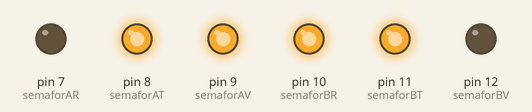
This sketch was run on a simulated Arduino Uno, built with avr-gcc and run on an emulated ATmega328P. Parts: output pins drawn as LEDs (lit = HIGH).

Above: at 0.3 s.
At 0.65 s:
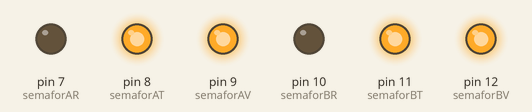
At 1.15 s:
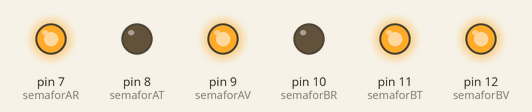
At 2.1 s:
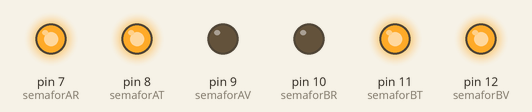
At 2.95 s:
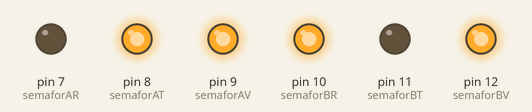
Timing chart, 0 to 3.2 s (numbered marks = the images above):
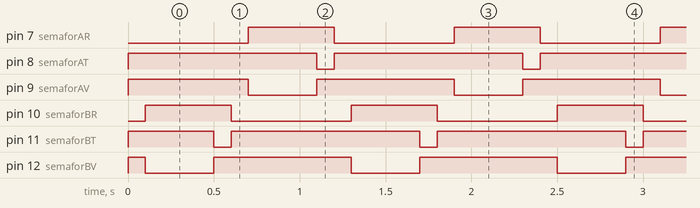

The sketch:

Cru_lla_de_sem_fors.ino
```cpp
/************************************************************************
**                                                                     **
**                        Descripció programa                          **
**                                                                     **
/***********************************************************************/

//******  Inculdes  *****************************************************


//******  Variables  ****************************************************

//******  Setup  ********************************************************

const int semaforAR = 7;          // donar nom al pin 7 de l’Arduino
const int semaforAT = 8;          // donar nom al pin 8 de l’Arduino
const int semaforAV = 9;          // donar nom al pin 9 de l’Arduino
const int semaforBR = 10;         // donar nom al pin 10 de l’Arduino
const int semaforBT = 11;         // donar nom al pin 11 de l’Arduino
const int semaforBV = 12;         // donar nom al pin 12 de l’Arduino
int pausa = 100;             // definir variable de temps en ms

//********** Setup ****************************************************************
void setup()
{
  pinMode(semaforAR, OUTPUT);     // definir el pin 7 com una sortida
  pinMode(semaforAT, OUTPUT);     // definir el pin 8 com una sortida
  pinMode(semaforAV, OUTPUT);     // definir el pin 9 com una sortida
  pinMode(semaforBR, OUTPUT);     // definir el pin 10 com una sortida
  pinMode(semaforBT, OUTPUT);     // definir el pin 11 com una sortida
  pinMode(semaforBV, OUTPUT);     // definir el pin 12 com una sortida

  digitalWrite(semaforAR, LOW);    // posar a 5V el pin 7
  digitalWrite(semaforAT, HIGH);    // posar a 0V el pin 8
  digitalWrite(semaforAV, HIGH);    // posar a 0V el pin 9
  digitalWrite(semaforBR, LOW);    // posar a 5V el pin 10
  digitalWrite(semaforBT, HIGH);    // posar a 0V el pin 11
  digitalWrite(semaforBV, HIGH);    // posar a 0V el pin 12

  delay(pausa);                     // es queden leds pausa ms en aquest estat
}

//********** Loop *****************************************************************
void loop()
{
  digitalWrite(semaforBR, HIGH);     // apaga roig semàfor B
  digitalWrite(semaforBV, LOW);    // encén verd semàfor B

  delay(4*pausa);                   // es queden leds 4*pausa ms en aquest estat

  digitalWrite(semaforBV, HIGH);     // apaga verd semàfor B
  digitalWrite(semaforBT, LOW);    // encén taronja semàfor B

  delay(pausa);                     // es queden leds pausa ms en aquest estat

  digitalWrite(semaforBT, HIGH);     // apaga taronja semàfor B
  digitalWrite(semaforBR, LOW);    // encén roig semàfor B

  delay(pausa);                     // es queden leds pausa ms en aquest estat

  digitalWrite(semaforAR, HIGH);     // apaga roig semàfor A
  digitalWrite(semaforAV, LOW);    // encén verd semàfor A

  delay(4*pausa);                   // es queden leds 4*pausa ms en aquest estat

  digitalWrite(semaforAV, HIGH);     // apaga verd semàfor A
  digitalWrite(semaforAT, LOW);    // encén taronja semàfor A

  delay(pausa);                     // es queden leds pausa ms en aquest estat

  digitalWrite(semaforAT, HIGH);     // apaga taronja semàfor A
  digitalWrite(semaforAR, LOW);    // encén roig semàfor A

   delay(pausa);                     // es queden leds pausa ms en aquest estat
}
```

Measured:
- by itself, pin 7 (semaforAR), pin 10 (semaforBR): alternates HIGH for 0.50 s and LOW for 0.70 s
- by itself, pin 8 (semaforAT), pin 11 (semaforBT): alternates HIGH for 1.1 s and LOW for 0.10 s
- by itself, pin 9 (semaforAV), pin 12 (semaforBV): alternates HIGH for 0.80 s and LOW for 0.40 s
